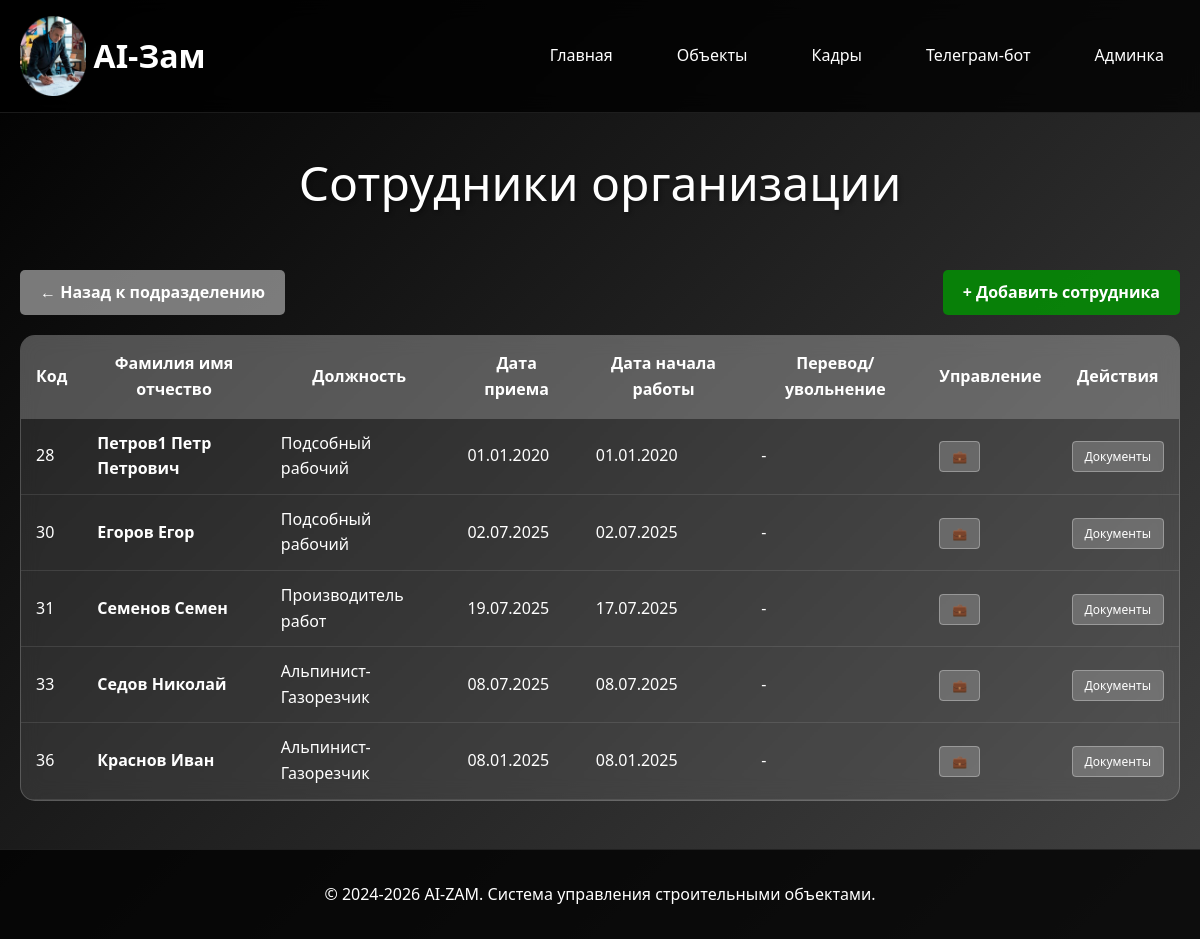
Page /sotrudniki/ on the earlier database version.
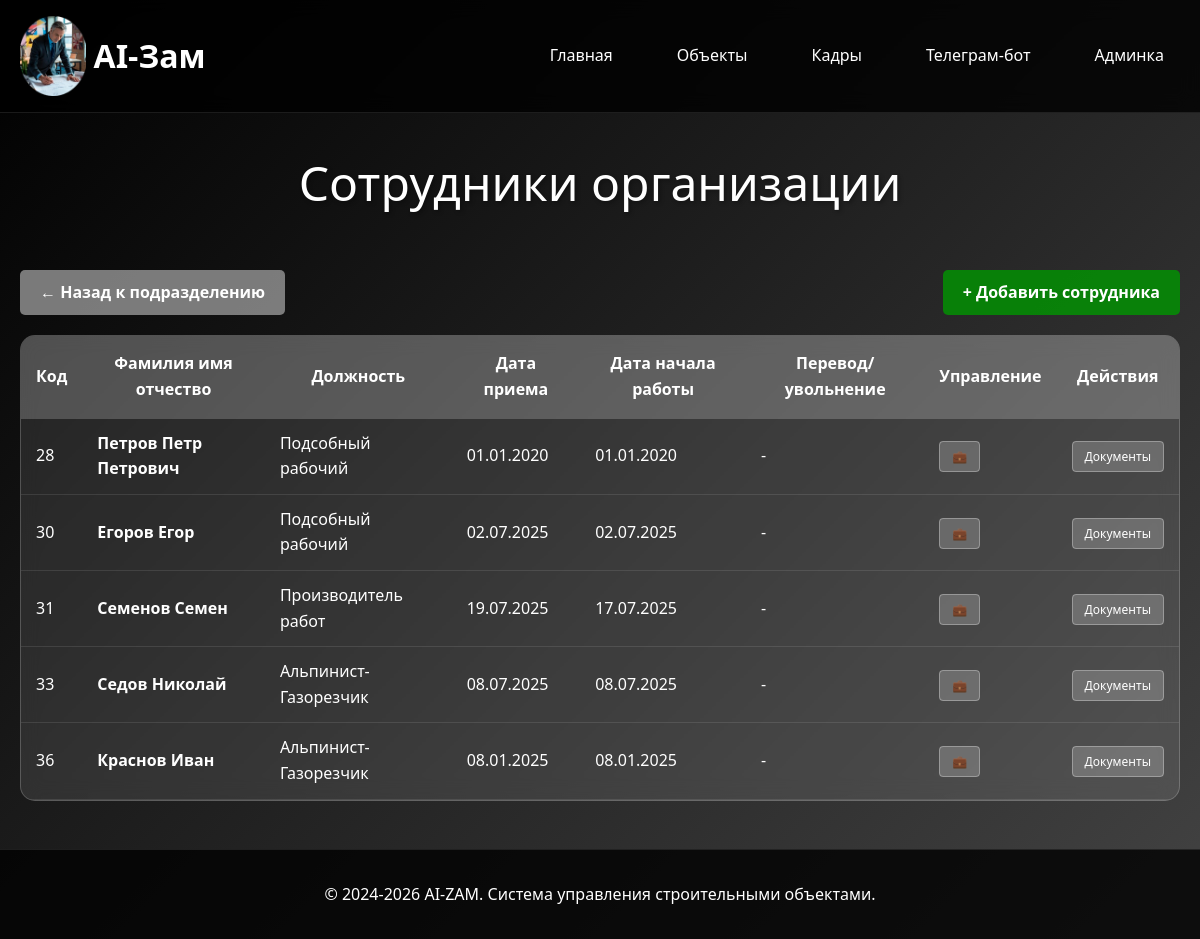
Same page on the later database version.
### sotrudniki/models.py (models this page shows, shortened)
class Sotrudnik(models.Model):
    POL_CHOICES = [
        ('мужской', 'Мужской'),
        ('женский', 'Женский'),
    ]
    organizaciya = models.ForeignKey(
        Organizaciya,
        on_delete=models.CASCADE,
        verbose_name="Организация",
        related_name="sotrudniki",
        null=True,
        blank=True
    )
    fio = models.CharField(max_length=300, verbose_name="ФИО")
    data_rozhdeniya = models.DateField(verbose_name="Дата рождения")
    pol = models.CharField(
        max_length=10,
        choices=POL_CHOICES,
        verbose_name="Пол",
        null=True,
        blank=True
    )
    razmer_odezhdy = models.CharField(
        max_length=10,
        default="50-52",
        verbose_name="Размер одежды"
    )
    razmer_obuvi = models.CharField(
        max_length=5,
        default="43",
        verbose_name="Размер обуви"
    )
    razmer_golovnogo_ubora = models.CharField(
        max_length=5,
        default="55",
        verbose_name="Размер головного убора"
    )
    specialnost = models.ForeignKey(
        Specialnost,
        on_delete=models.SET_NULL,
        null=True,
        blank=True,
        verbose_name="Специальность"
    )
    podrazdelenie = models.ForeignKey(
        Podrazdelenie,
        on_delete=models.SET_NULL,
        null=True,
        blank=True,
        verbose_name="Подразделение"
    )
    data_priema = models.DateField(verbose_name="Дата приема")
    data_nachala_raboty = models.DateField(verbose_name="Дата начала работы")
    objekty = models.ManyToManyField(
        'object.Objekt',
        verbose_name="Объекты",
        blank=True,
        help_text="Объекты, на которых работает сотрудник"
    )
    class Meta:
        verbose_name = "Сотрудник"
        verbose_name_plural = "Сотрудники"

class Specialnost(models.Model):
    nazvanie = models.CharField(max_length=200, verbose_name="Название специальности")
    kategoriya = models.CharField(max_length=200, verbose_name="Категория", null=True, blank=True)
    class Meta:
        verbose_name = "Специальность"
        verbose_name_plural = "Специальности"
    def __str__(self):
        return self.nazvanie

### sotrudniki/views.py (the view)
# urls.py: path('', views.sotrudniki_list, name='list'),
def sotrudniki_list(request):
    sotrudniki = Sotrudnik.objects.select_related('organizaciya', 'specialnost', 'podrazdelenie').filter(organizaciya__is_active=True)
    podrazdelenie_id = request.GET.get('podrazdelenie')
    if podrazdelenie_id:
        sotrudniki = sotrudniki.filter(podrazdelenie_id=podrazdelenie_id)
    return render(request, 'sotrudniki/list.html', {'sotrudniki': sotrudniki})

### sotrudniki/templates/sotrudniki/list.html (shortened to what this page needs)
{% extends 'base/base.html' %}
{% block content %}
<div class="page-title">Сотрудники организации</div>
<div style="margin-bottom: 20px; display: flex; justify-content: space-between; align-items: center;">
    <a href="/kadry/"
       style="background: rgba(150, 150, 150, 0.8); color: white; padding: 10px 20px; text-decoration: none; border-radius: 5px; font-weight: bold;">
        ← Назад к подразделению
    </a>
    <a href="{% url 'sotrudniki:add' %}{% if request.GET.podrazdelenie %}?podrazdelenie={{ request.GET.podrazdelenie }}{% endif %}"
       style="background: rgba(0, 150, 0, 0.8); color: white; padding: 10px 20px; text-decoration: none; border-radius: 5px; font-weight: bold;">
        + Добавить сотрудника
    </a>
</div>
<div class="employees-table">
    <table>
        <thead>
            <tr>
                <th>Код</th>
                <th>Фамилия имя отчество</th>
                <th>Должность</th>
                <th>Дата приема</th>
                <th>Дата начала работы</th>
                <th>Перевод/увольнение</th>
                <th>Управление</th>
                <th>Действия</th>
            </tr>
        </thead>
        <tbody>
            {% for sotrudnik in sotrudniki %}
            <tr>
                <td>{{ sotrudnik.id }}</td>
                <td><a href="{% url 'sotrudniki:detail' sotrudnik.pk %}" style="text-decoration: none; color: white; font-weight: bold;">{{ sotrudnik.fio }}</a></td>
                <td>{{ sotrudnik.specialnost|default:"-" }}</td>
                <td>{{ sotrudnik.data_priema|date:"d.m.Y" }}</td>
                <td>{{ sotrudnik.data_nachala_raboty|date:"d.m.Y" }}</td>
                <td>-</td>
                <td>
                    <a href="{% url 'sotrudniki:documents' sotrudnik.pk %}" class="btn-detail">💼</a>
                </td>
                <td>
                    <a href="{% url 'sotrudniki:detail' sotrudnik.pk %}" class="btn-detail">Документы</a>
                </td>
            </tr>
            {% empty %}
            <tr>
                <td colspan="8" style="text-align: center; color: rgba(255, 255, 255, 0.7);">Нет сотрудников</td>
            </tr>
            {% endfor %}
        </tbody>
    </table>
</div>
{% endblock %}

Differences in the rows shown:
changed Sotrudnik id 28: fio "Петров1 Петр Петрович" → "Петров Петр Петрович"
